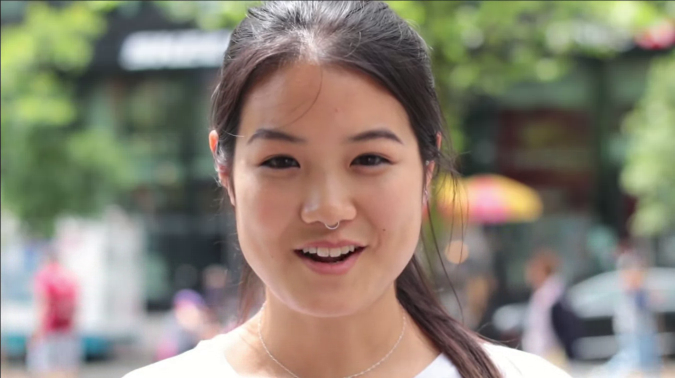
#> input picture frame 59 of imagens/rosto.webm, 1350 x 756 px (shown at 1/2 size)
$ python 16-face-detection.py
#> lines starting #> are read from the running program, lines starting #| are printed output that depends on the picture; after the words box and inside, x2 and y2 are one past the last pixel; in counts of white or black regions, pixels touching at a corner belong together
# https://docs.opencv.org/master/d1/de5/classcv_1_1CascadeClassifier.html

import numpy as np
import cv2


face_cascade = cv2.CascadeClassifier('cascades/haarcascade_frontalface_default.xml')
eye_cascade = cv2.CascadeClassifier('cascades/haarcascade_eye.xml')
cap = cv2.VideoCapture('imagens/rosto.webm')

while True:
    ret, frame = cap.read()
#> frame is the input picture: shape (756, 1350, 3); mean B, G, R 115.7, 130.2, 137.8
    frame = cv2.resize(frame, None, fx=.6, fy=.6)
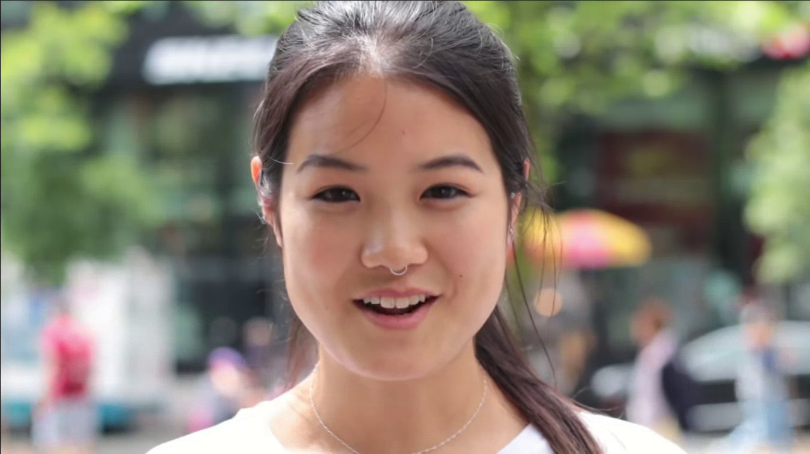
#> frame: shape (454, 810, 3); mean B, G, R 115.6, 130.2, 137.7
    gray = cv2.cvtColor(frame, cv2.COLOR_BGR2GRAY)
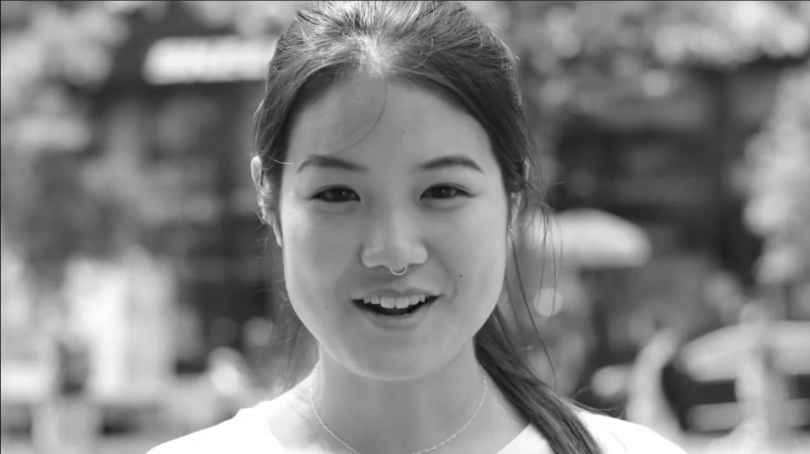
#> gray: shape (454, 810); min 12, max 255, mean 130.8

    faces = face_cascade.detectMultiScale(gray, 1.5, 5)  # (imagem, fator de escala, minimo de vizinhos)
#> faces = [[259, 91, 273, 273]]
    eyes = eye_cascade.detectMultiScale(gray, 1.5, 10)
#> eyes = [[406, 160, 68, 68], [304, 164, 68, 68]]


    for (x,y,w,h) in faces:
        cv2.rectangle(frame, (x,y),(x+w,y+h),(0,255,0),2)
        cv2.rectangle(frame, (x,y-25),(x+w,y),(0,255,0),-1)
        cv2.putText(frame, "Rosto Detectado", (x+5,y-5), cv2.FONT_HERSHEY_SIMPLEX, 0.5,(0,0,0),1,cv2.LINE_AA)
#> this loop made 1 pass
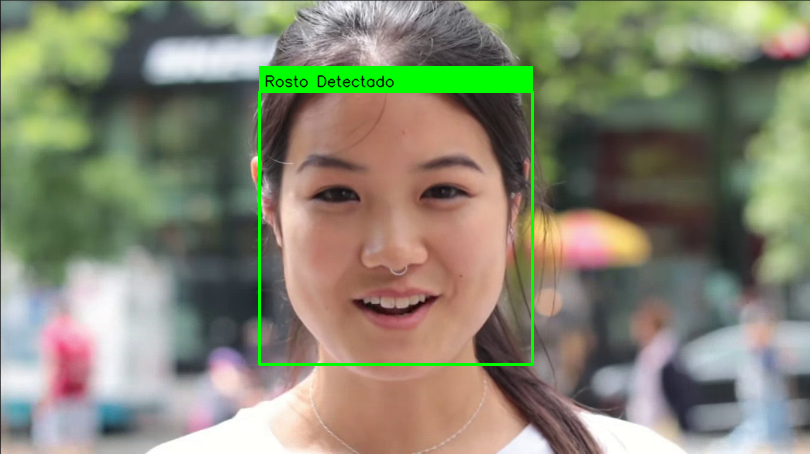
#> frame: shape (454, 810, 3); 2.68% of pixels changed, all inside (x1, y1, x2, y2) = (258, 66, 534, 366)


    for (x,y,w,h) in eyes:
        cv2.rectangle(frame, (x,y),(x+w,y+h),(0,255,255),2)
#> this loop made 2 passes
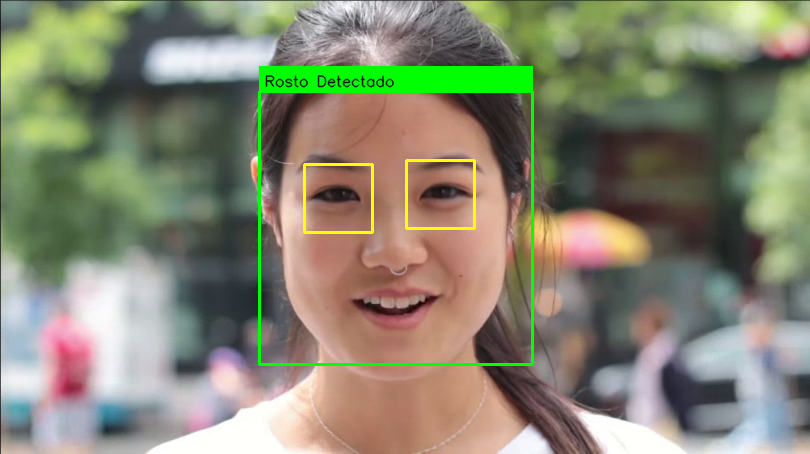
#> frame: shape (454, 810, 3); 0.44% of pixels changed, all inside (x1, y1, x2, y2) = (303, 159, 476, 234)


    cv2.imshow('frame', frame)
    k = cv2.waitKey(1)
#> (key q is pressed here)
    if k == ord('q'):
        cv2.destroyAllWindows()
        exit()
#> (the program exits here)

$ run again, starting later in the video
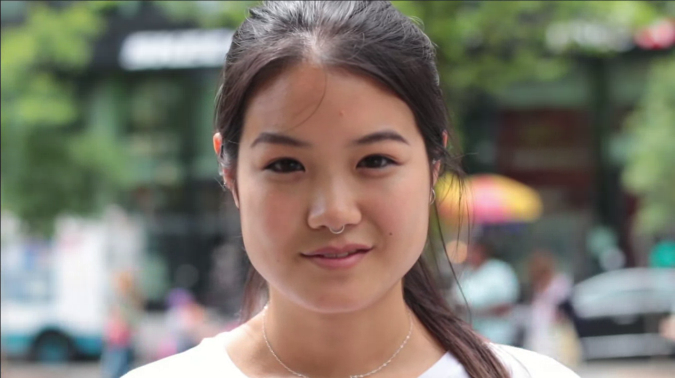
#> input picture frame 266 of imagens/rosto.webm, 1350 x 756 px (shown at 1/2 size)
#> frame is the input picture: shape (756, 1350, 3); mean B, G, R 107.5, 119.6, 125.1
#> faces = [[259, 93, 273, 273]]
#> eyes = [[411, 164, 68, 68], [309, 167, 68, 68]]
#> the loop `for (x,y,w,h) in faces:` made 1 pass
#> after the loop `for (x,y,w,h) in faces:`:
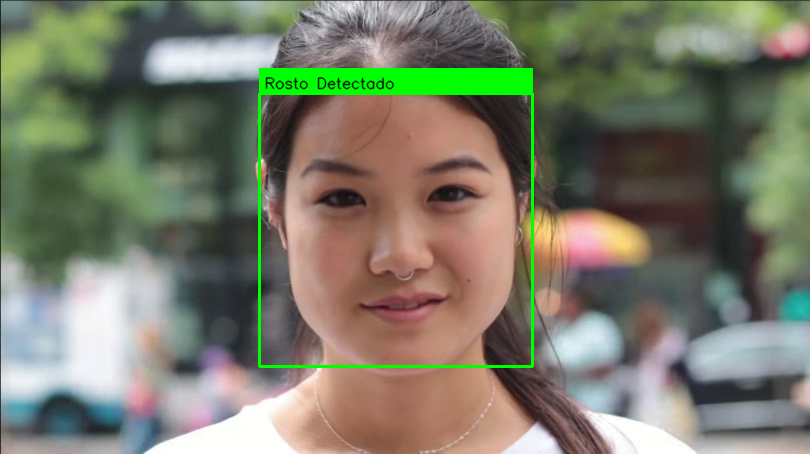
#> frame: shape (454, 810, 3); mean B, G, R 105.5, 124, 122.4
#> the loop `for (x,y,w,h) in eyes:` made 2 passes
#> after the loop `for (x,y,w,h) in eyes:`:
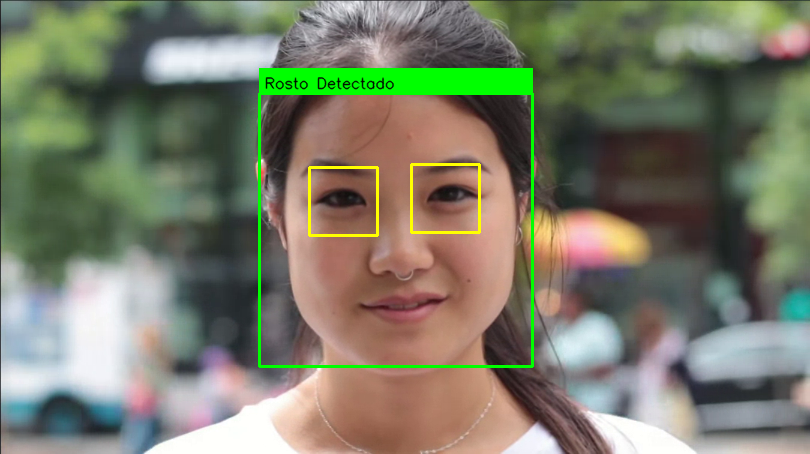
#> frame: shape (454, 810, 3); 0.44% of pixels changed, all inside (x1, y1, x2, y2) = (308, 163, 481, 237)

$ run again, starting later in the video
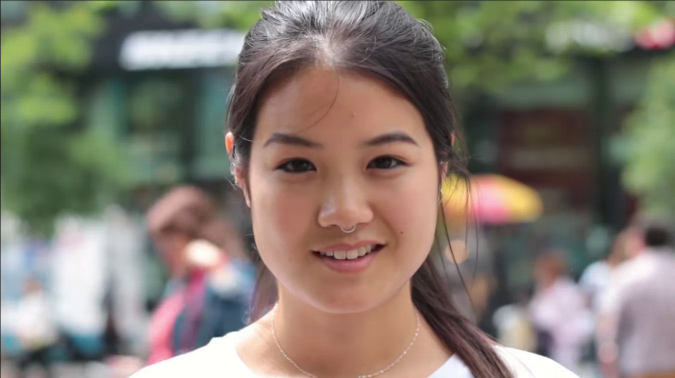
#> input picture frame 473 of imagens/rosto.webm, 1350 x 756 px (shown at 1/2 size)
#> frame is the input picture: shape (756, 1350, 3); mean B, G, R 111.7, 123.4, 131.9
#> faces = [[273, 97, 273, 273]]
#> eyes = [[426, 164, 68, 68], [324, 167, 68, 68]]
#> the loop `for (x,y,w,h) in faces:` made 1 pass
#> after the loop `for (x,y,w,h) in faces:`:
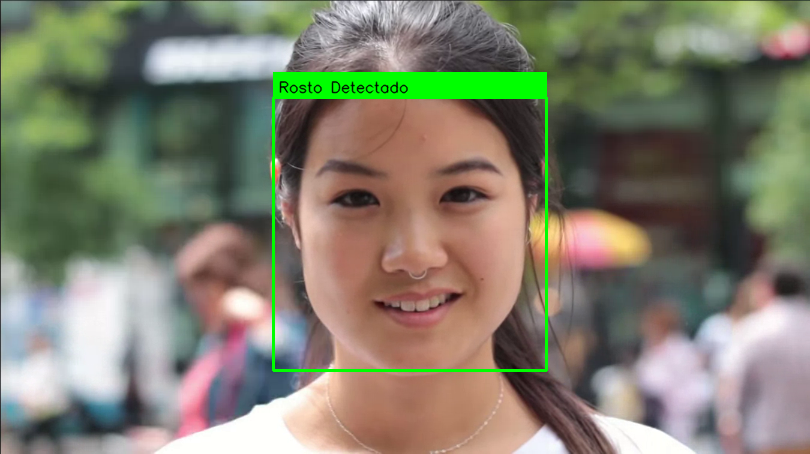
#> frame: shape (454, 810, 3); mean B, G, R 109.5, 127.6, 129
#> the loop `for (x,y,w,h) in eyes:` made 2 passes
#> after the loop `for (x,y,w,h) in eyes:`:
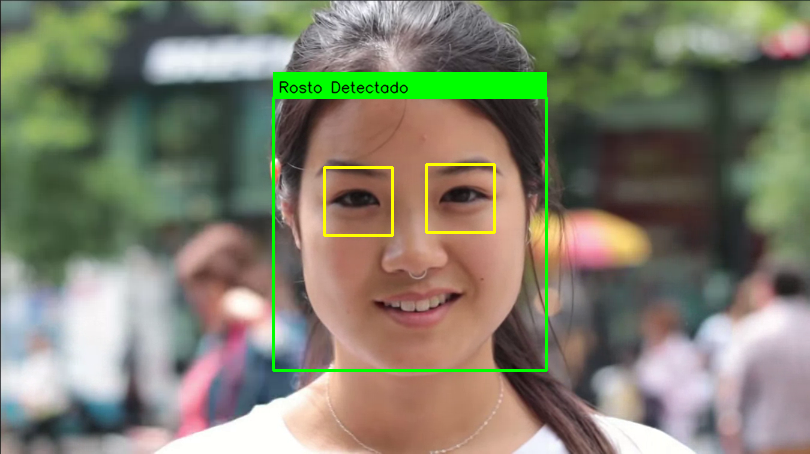
#> frame: shape (454, 810, 3); 0.44% of pixels changed, all inside (x1, y1, x2, y2) = (323, 163, 496, 237)
